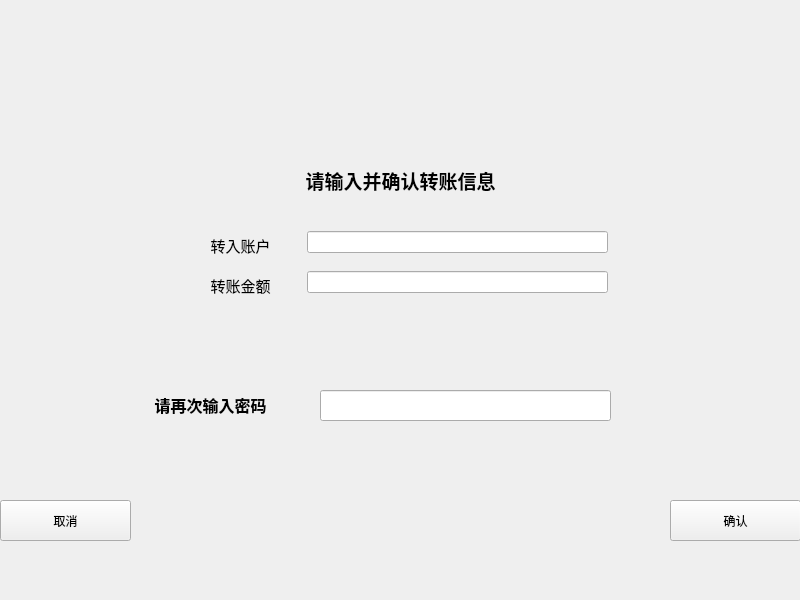
<?xml version="1.0" encoding="UTF-8"?>
<ui version="4.0">
 <class>QTransNum</class>
 <widget class="QWidget" name="QTransNum">
  <property name="geometry">
   <rect>
    <x>0</x>
    <y>0</y>
    <width>800</width>
    <height>600</height>
   </rect>
  </property>
  <property name="minimumSize">
   <size>
    <width>800</width>
    <height>600</height>
   </size>
  </property>
  <property name="maximumSize">
   <size>
    <width>800</width>
    <height>600</height>
   </size>
  </property>
  <property name="windowTitle">
   <string>Form</string>
  </property>
  <widget class="QLabel" name="label">
   <property name="geometry">
    <rect>
     <x>230</x>
     <y>160</y>
     <width>341</width>
     <height>41</height>
    </rect>
   </property>
   <property name="text">
    <string>&lt;html&gt;&lt;head/&gt;&lt;body&gt;&lt;p align=&quot;center&quot;&gt;&lt;span style=&quot; font-size:14pt; font-weight:600;&quot;&gt;请输入并确认转账信息&lt;/span&gt;&lt;/p&gt;&lt;/body&gt;&lt;/html&gt;</string>
   </property>
  </widget>
  <widget class="QLabel" name="label_4">
   <property name="geometry">
    <rect>
     <x>110</x>
     <y>380</y>
     <width>201</width>
     <height>51</height>
    </rect>
   </property>
   <property name="text">
    <string>&lt;html&gt;&lt;head/&gt;&lt;body&gt;&lt;p align=&quot;center&quot;&gt;&lt;span style=&quot; font-size:12pt; font-weight:600;&quot;&gt;请再次输入密码&lt;/span&gt;&lt;/p&gt;&lt;/body&gt;&lt;/html&gt;</string>
   </property>
  </widget>
  <widget class="QLineEdit" name="passwordline">
   <property name="geometry">
    <rect>
     <x>320</x>
     <y>390</y>
     <width>291</width>
     <height>31</height>
    </rect>
   </property>
   <property name="echoMode">
    <enum>QLineEdit::Password</enum>
   </property>
  </widget>
  <widget class="QPushButton" name="canclebutton">
   <property name="geometry">
    <rect>
     <x>0</x>
     <y>500</y>
     <width>131</width>
     <height>41</height>
    </rect>
   </property>
   <property name="text">
    <string>取消</string>
   </property>
  </widget>
  <widget class="QPushButton" name="determinebutton">
   <property name="geometry">
    <rect>
     <x>670</x>
     <y>500</y>
     <width>131</width>
     <height>41</height>
    </rect>
   </property>
   <property name="text">
    <string>确认</string>
   </property>
  </widget>
  <widget class="QLabel" name="label_5">
   <property name="geometry">
    <rect>
     <x>0</x>
     <y>0</y>
     <width>801</width>
     <height>131</height>
    </rect>
   </property>
   <property name="styleSheet">
    <string notr="true">border-image: url(:/new/prefix1/image/bank.png);</string>
   </property>
   <property name="text">
    <string/>
   </property>
  </widget>
  <widget class="QLabel" name="label_2">
   <property name="geometry">
    <rect>
     <x>180</x>
     <y>220</y>
     <width>121</width>
     <height>51</height>
    </rect>
   </property>
   <property name="text">
    <string>&lt;html&gt;&lt;head/&gt;&lt;body&gt;&lt;p align=&quot;center&quot;&gt;&lt;span style=&quot; font-size:11pt;&quot;&gt;转入账户&lt;/span&gt;&lt;/p&gt;&lt;/body&gt;&lt;/html&gt;</string>
   </property>
  </widget>
  <widget class="QLineEdit" name="innumline">
   <property name="geometry">
    <rect>
     <x>307</x>
     <y>231</y>
     <width>301</width>
     <height>22</height>
    </rect>
   </property>
  </widget>
  <widget class="QLineEdit" name="incountline">
   <property name="geometry">
    <rect>
     <x>307</x>
     <y>271</y>
     <width>301</width>
     <height>22</height>
    </rect>
   </property>
  </widget>
  <widget class="QLabel" name="label_3">
   <property name="geometry">
    <rect>
     <x>180</x>
     <y>260</y>
     <width>121</width>
     <height>51</height>
    </rect>
   </property>
   <property name="text">
    <string>&lt;html&gt;&lt;head/&gt;&lt;body&gt;&lt;p align=&quot;center&quot;&gt;&lt;span style=&quot; font-size:11pt;&quot;&gt;转账金额&lt;/span&gt;&lt;/p&gt;&lt;/body&gt;&lt;/html&gt;</string>
   </property>
  </widget>
 </widget>
 <resources/>
 <connections/>
</ui>
